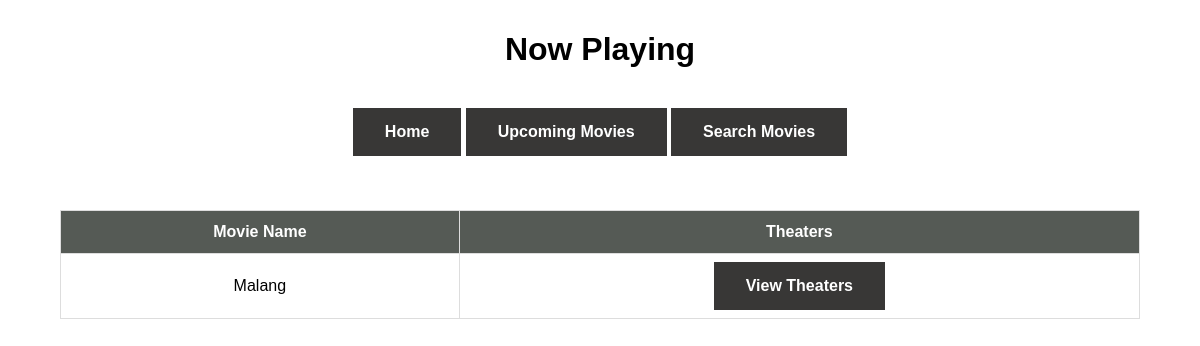
Page /current on the earlier database version.
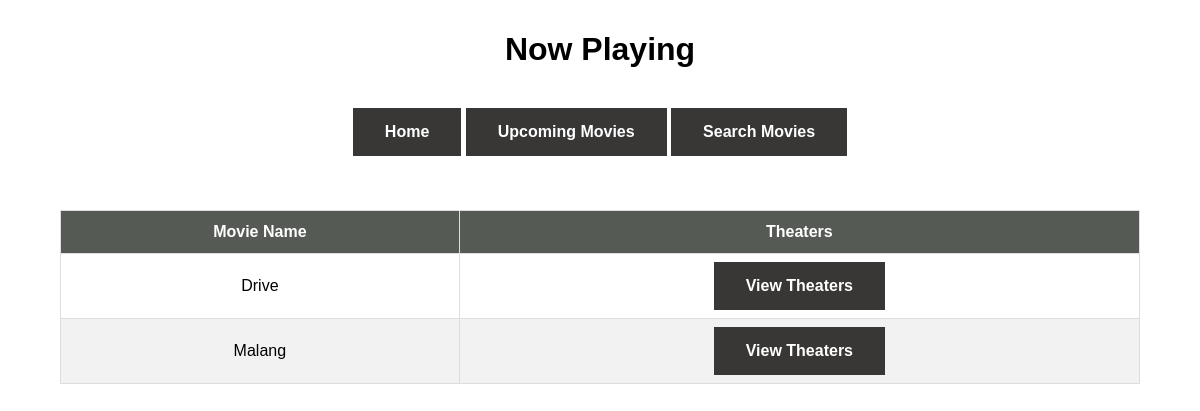
Same page on the later database version.
### app.py (models this page shows)
class Movie(db.Model):
    __tablename__ = 'movies'
    movie_id = Column(Integer, primary_key=True)
    movie_name = Column(String)
    location = Column(String)
    show_time = Column(String)
    theater_id = Column(Integer)
    theater_name = Column(String)
    total_tickets = Column(Integer)
    available_tickets = Column(Integer)
    ticket_price = Column(Integer)
    ticket_dict = Column(JsonEncodedDict)
    status = Column(String)
    release = Column(String)

### app.py (the view)
@app.route('/current')
def current():
    cur_movies = Movie.query.filter_by(status='running').group_by(Movie.movie_name).all()
    result = movies_schema.dump(cur_movies)
    return render_template( "current_movies.html", result=result )

### app.py (called while the page is built)
    def process_result_value(self, value, dialect):
        if value is None:
            return {}
        else:
            return json.loads(value)

### templates/current_movies.html (shortened to what this page needs)
<!DOCTYPE html>
<html>
    <head>
        <link rel="stylesheet" href="{{ url_for('static',filename='css/main.css')}}"/>
    </head>
    <body>
        <center><h1>Now Playing</h1><br>
            <a href="{{ url_for('index') }}" ><button type="button" >Home</button></a>
            <a href="{{ url_for('upcoming') }}" ><button type="button" >Upcoming Movies</button></a>
            <a href="{{ url_for('search') }}" ><button type="button" >Search Movies</button></a>
        </center>   <br><br><br>
        <table class="table table-hover">
            <thead>
            <tr>
                <th scope="col">Movie Name</th>
                <th scope="col">Theaters</th>
            </tr>
            </thead>
            <tbody>
            {% for movie in result %}
            <tr>
                <td scope='row'>{{ movie['movie_name'] }}</td>
                <td>
                    <form action="{{url_for('theaters')}}" method="POST">
                    <button>View Theaters</button></form>
                </td>
            </tr>
            {% endfor %}
            </tbody>
        </table>
    </body>
</html>

### static/css/main.css (style rules this page uses)
* { box-sizing: border-box; }
*:before, *:after { box-sizing: border-box; }
html, body { font-family: Arial, Helvetica, sans-serif; height: 100%; position: relative; margin:0px; padding:5px 30px; }
button { background-color: #383736; border: none; color: white; padding: 15px 32px; text-align: center; font-weight: bold ; text-decoration: none; display: inline-block; font-size: 16px; }
table { font-family: "Trebuchet MS", Arial, Helvetica, sans-serif; border-collapse: collapse; width: 100%; }
td, th { border: 1px solid #ddd; padding: 8px; text-align: center; }
tr:nth-child(even) { background-color: #f2f2f2; }
th { padding-top: 12px; padding-bottom: 12px; text-align: center; background-color: #555a55; color: white; }

Differences in the rows shown:
added Movie: movie_name "Drive"
